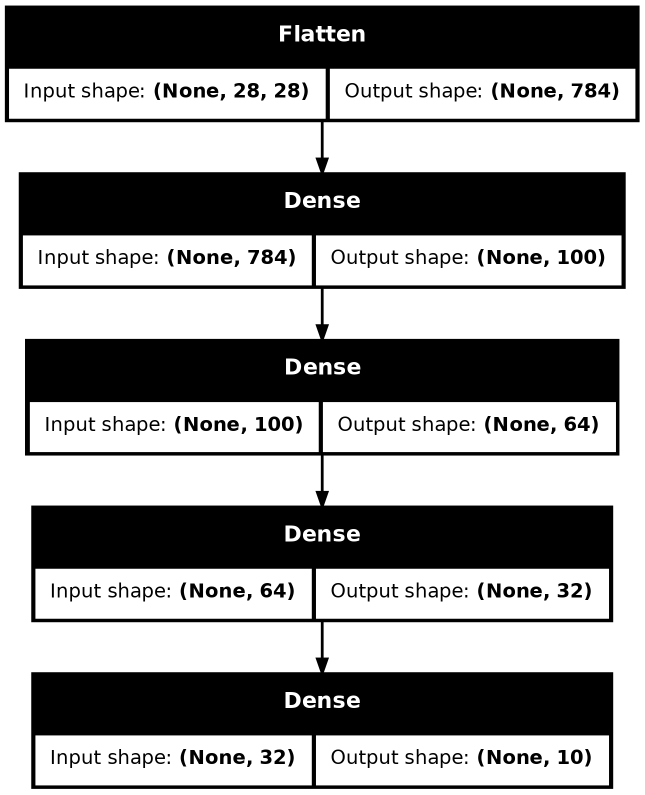
#> input picture Deeplearning/9장 텐서플로우/model.png, 1289 x 1589 px, given in place of model.jpg, which was not available (shown at 1/2 size)
$ jupyter execute --allow-errors 'opencv강좌_03.ipynb'   (shell and % lines are left out)   (text cells are left out)
#> lines starting #> are read from the running program, lines starting #| are printed output that depends on the picture; pictures that were not available may be replaced by others from this repository, and a replacement may not be noted
[cell 1]
import cv2
cv2.__version__

[cell 2]
%cd ../insightbook.opencv_project_python/03.numpy_matplotlib

[cell 3]
import cv2

img = cv2.imread('../img/blank_500.jpg')  # OpenCV로 이미지 읽기
print( type(img))                         # img의 데이타 타입
#| <class 'NoneType'>
#> (the rest of this cell did not finish here and is left out)

[cell 4]
import numpy as np
a = np.empty([3,3])
b = np.zeros([3,3])
print(a)
print(b)

[cell 5]
import numpy as np

a = np.array([1,2,3,4])     # 정수를 갖는 리스트로 생성
b = np.array([[1,2,3,4],    # 2차원 리스트로 생성
              [5,6,7,8]])
c = np.array([1,2,3.14,4])  # 정수와 소수점이 혼재된 리스트
d = np.array([1,2,3,4], dtype=np.float64)   # dtype을 지정해서 생성

print(a, a.dtype, a.shape)  # --- ①
print(b, b.dtype, b.shape)  # --- ②
print(c, c.dtype, c.shape)  # --- ③
print(d, d.dtype, d.shape)  # --- ④

[cell 6]
import numpy as np

a = np.empty( (2,3))
b = np.empty( (2,3), dtype=np.int16)
c = np.zeros( (2,3))
d = np.ones( (2,3), dtype=np.float32)
e = np.full( (2,3,4), 255, dtype=np.uint8)
print(a, a.dtype, a.shape)
print(b, b.dtype, b.shape)
print(c, c.dtype, c.shape)
print(d, d.dtype, d.shape)
print(e, e.dtype, e.shape)

[cell 7]
import cv2
import numpy as np

img = cv2.imread('../img/girl.jpg')
a = np.empty_like(img)
b = np.zeros_like(img)
c = np.ones_like(img)
d = np.full_like(img, 255)

print(a, a.shape, a.dtype)
#| None () object

[cell 8]
import numpy as np

a = np.arange(5)
print(a.shape)
print(a.dtype)

b = np.arange(3.0)
print(b.shape)
print(b.dtype)

[cell 9]
import numpy as np

a = np.arange(10)
print(a, a.dtype)

b = a.astype('float32')
print(b, b.dtype)

c = np.uint8(b)
print(c, c.dtype)

d = c.astype(np.float64)
print(d, d.dtype)

[cell 10]
import numpy as np

a = np.arange(6)
b = a.reshape(2,3)

c = np.arange(24).reshape(2,3,4)

d = np.arange(100).reshape(2, -1)
e = np.arange(100).reshape(-1, 5)

f = np.ravel(c)

g = np.arange(10).reshape(2,-1)

print(a, a.shape)
print(b, b.shape)
print(c, c.shape)
print(d, d.shape)
print(e, e.shape)
print(f, f.shape)
print(g.T)

[cell 11]
import numpy as np

mylist = list(range(10))
print(mylist)

for i in range(len(mylist)):
    mylist[i] = mylist[i] + 1   # list에서는 원소마다 1을 더해야 함, for 문이 필요함
print(mylist)

[cell 12]
a = np.arange(10)
print(a)
b = a + 1
print(b)

[cell 13]
import numpy as np

a = np.arange(5)

b = a + 5
c = a - 2
d = a * 2
e = a / 2
f = b ** 2
g = b > 2

print(a)
print(b)
print(c)
print(d)
print(e)
print(f)
print(g)
#print(h)
#print(i)
#print(j)

[cell 14]
import numpy as np

a = np.arange(10) # [0,1,2,3,4,5,6,7,8,9]
a[5] # 5
b = np.arange(12).reshape(4,3)

[cell 15]
import cv2
import numpy as np

img = np.zeros((120,120), dtype=np.uint8)   # 120x120 2차원 배열 생성, 검은색 흑백 이미지
img[25:35, :] = 45                          # 25~35행 모든 열에 45 할당
img[55:65, :] = 115                         # 55~65행 모든 열에 115 할당
img[85:95, :] = 160                         # 85~95행 모든 열에 160 할당
img[:, 35:45] = 205                         # 모든행 35~45 열에 205 할당
img[:, 75:85] = 255                         # 모든행 75~85 열에 255 할당
#cv2.imshow('Gray', img)
#> (the rest of this cell did not finish here and is left out)

[cell 16]
import cv2
import numpy as np

img = np.zeros((120,120, 3), dtype=np.uint8)    # 120x120 2차원 배열 생성, 3채널 컬러 이미지
img[25:35, :] = [255,0,0]                       # 25~35행 모든 열에 [255,0,0], 파랑색 할당
img[55:65, :] = [0, 255, 0]                     # 55~65행 모든 열에 [0,255,0], 초록색 할당
img[85:95, :] = [0,0,255]                       # 85~95행 모든 열에 [0,0,255], 빨강색 할당
img[:, 35:45] = [255,255,0]                     # 모든행 35~45 열에 [255,255,0], 하늘색 할당
img[:, 75:85] = [255,0,255]                     # 모든행 75~85 열에 [255,0,255], 분홍색 할당
#cv2.imshow('BGR', img)
#> (the rest of this cell did not finish here and is left out)

[cell 17]
import matplotlib.pyplot as plt
import numpy as np

a = np.array([2,6,7,3,12,8,4,5])    # 배열 생성
plt.plot(a)                         # plot 생성
plt.show()                          # plot 그리기
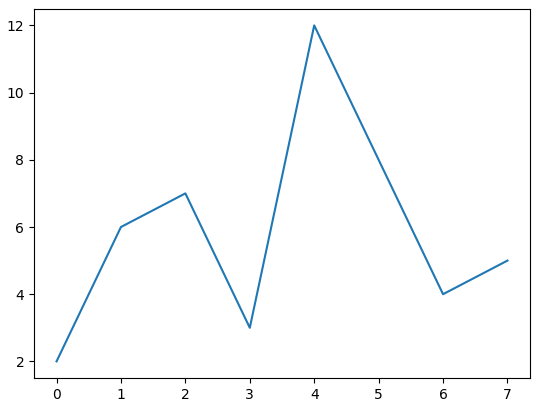
#> figure drawn by matplotlib, 1 panel

[cell 18]
import matplotlib.pyplot as plt
import numpy as np

x = np.arange(10) # 0,1,2,3,4,5,6,7,8,9
y = x**2          # 0,1,4,9,16,25,36,49,64,81
plt.plot(x,y)     # plot 생성                       --- ①
plt.show()        # plot 화면에 표시                --- ②
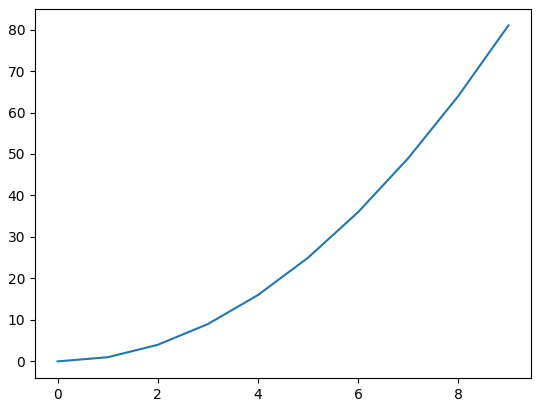
#> figure drawn by matplotlib, 1 panel; curve peaks at x = 9, y = 81

[cell 19]
import matplotlib.pyplot as plt
import numpy as np

x = np.arange(10) # 0,1,2,3,4,5,6,7,8,9
y = x **2         # 0,1,4,9,16,25,36,49,64,81
plt.plot(x,y, 'r')     # plot 생성                     --- ①
plt.show()        # plot 화면에 표시
#> figure, not shown here; curve peaks at x = 9, y = 81

[cell 20]
import matplotlib.pyplot as plt
import numpy as np

x = np.arange(10)
f1 = x * 5
f2 = x **2
f3 = x **2 + x*2

plt.plot(x,'r--')   # 빨강색 이음선
plt.plot(f1, 'g.')  # 초록색 점
plt.plot(f2, 'bv')  # 파랑색 역 삼각형
plt.plot(f3, 'ks' ) # 검정색 사각형
plt.show()
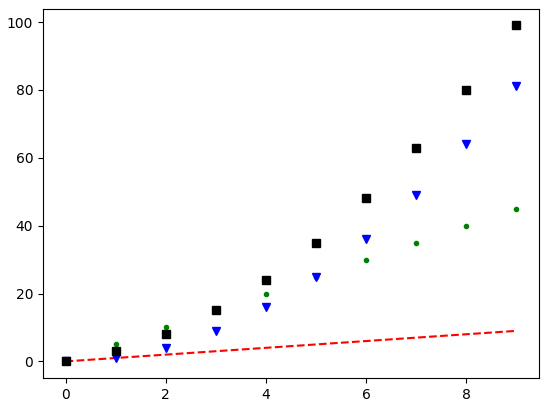
#> figure drawn by matplotlib, 1 panel; curve peaks at x = 9, y = 9; curve peaks at x = 9, y = 45; curve peaks at x = 9, y = 81

[cell 21]
import matplotlib.pyplot as plt
import numpy as np

x = np.arange(10)

plt.subplot(2,2,1)  #2행 2열 중에 1번째
plt.plot(x,x**2)

plt.subplot(2,2,2)  #2행 2열 중에 2번째
plt.plot(x,x*5)

plt.subplot(223)    #2행 2열 중에 3번째
plt.plot(x, np.sin(x))

plt.subplot(224)    #2행 2열 중에 4번째
plt.plot(x,np.cos(x))

plt.show()
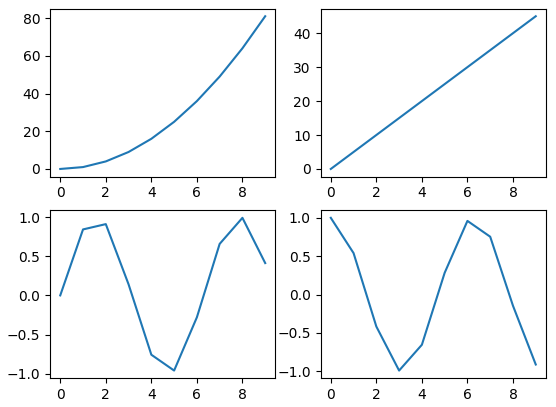
#> figure drawn by matplotlib, 4 panels; panel 1: curve peaks at x = 9, y = 81; panel 2: curve peaks at x = 9, y = 45; panel 3: curve peaks at x = 8, y = 0.989; panel 4: curve peaks at x = 0, y = 1

[cell 22]
import cv2
from matplotlib import pyplot as plt

img = cv2.imread('../img/girl.jpg')

#> (the rest of this cell did not finish here and is left out)

[cell 23]
import cv2
from matplotlib import pyplot as plt

img = cv2.imread('../img/girl.jpg')

#> (the rest of this cell did not finish here and is left out)

[cell 24]
import matplotlib.pyplot as plt
import numpy as np
import cv2

img1 = cv2.imread('../img/model.jpg')
#> img1 is the input picture: shape (1589, 1289, 3); min 0, max 255, mean 148.6
img2 = cv2.imread('../img/model2.jpg')
img3 = cv2.imread('../img/model3.jpg')


plt.subplot(1,3,1)  #1행 3열 중에 1번째
plt.imshow(img1[:,:,(2,1,0)])
plt.xticks([]); plt.yticks([])

plt.subplot(1,3,2)  #1행 3열 중에 2번째
#> (the rest of this cell did not finish here and is left out)
